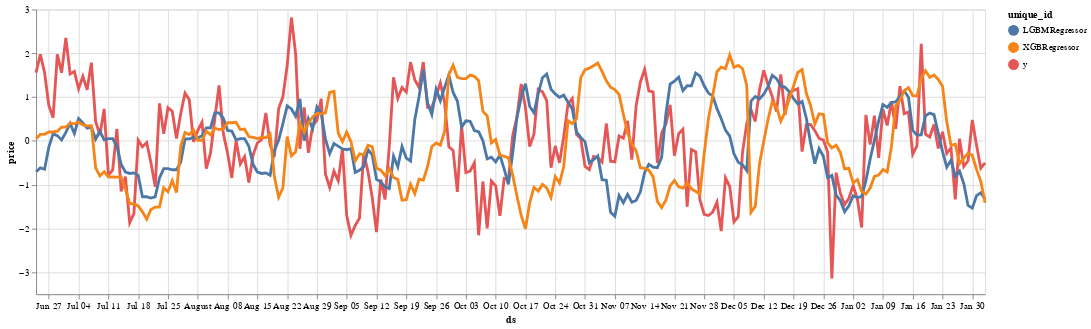

Source (notebook cell):
### Code cell
altair_plot(cv_mlf_df)

### Figure 1 — Vega-Lite specification as saved in the notebook (floating-point values rounded to 4 significant figures; data arrays with more than 128 entries replaced by an {"elided": "..."} marker saying what was removed)
{"config": {"view": {"continuousWidth": 300, "continuousHeight": 300}}, "layer": [{"mark": {"type": "circle"}, "encoding": {"color": {"field": "unique_id", "type": "nominal"}, "opacity": {"value": 0}, "x": {"field": "ds", "type": "temporal"}, "y": {"field": "price", "type": "quantitative"}}, "name": "view_5"}, {"mark": {"type": "line"}, "encoding": {"color": {"field": "unique_id", "type": "nominal"}, "size": {"condition": {"test": {"not": {"param": "param_5"}}, "value": 1}, "value": 3}, "x": {"field": "ds", "type": "temporal"}, "y": {"field": "price", "type": "quantitative"}}}], "data": {"name": "data-adb1e65c02451f81ae2f18015aa4a817"}, "params": [{"name": "param_5", "select": {"type": "point", "fields": ["unique_id"], "nearest": true, "on": "mouseover"}, "views": ["view_5"]}], "width": 1000, "$schema": "https://vega.github.io/schema/vega-lite/v5.15.1.json", "datasets": {"data-adb1e65c02451f81ae2f18015aa4a817": {"elided": "672 records"}}}
